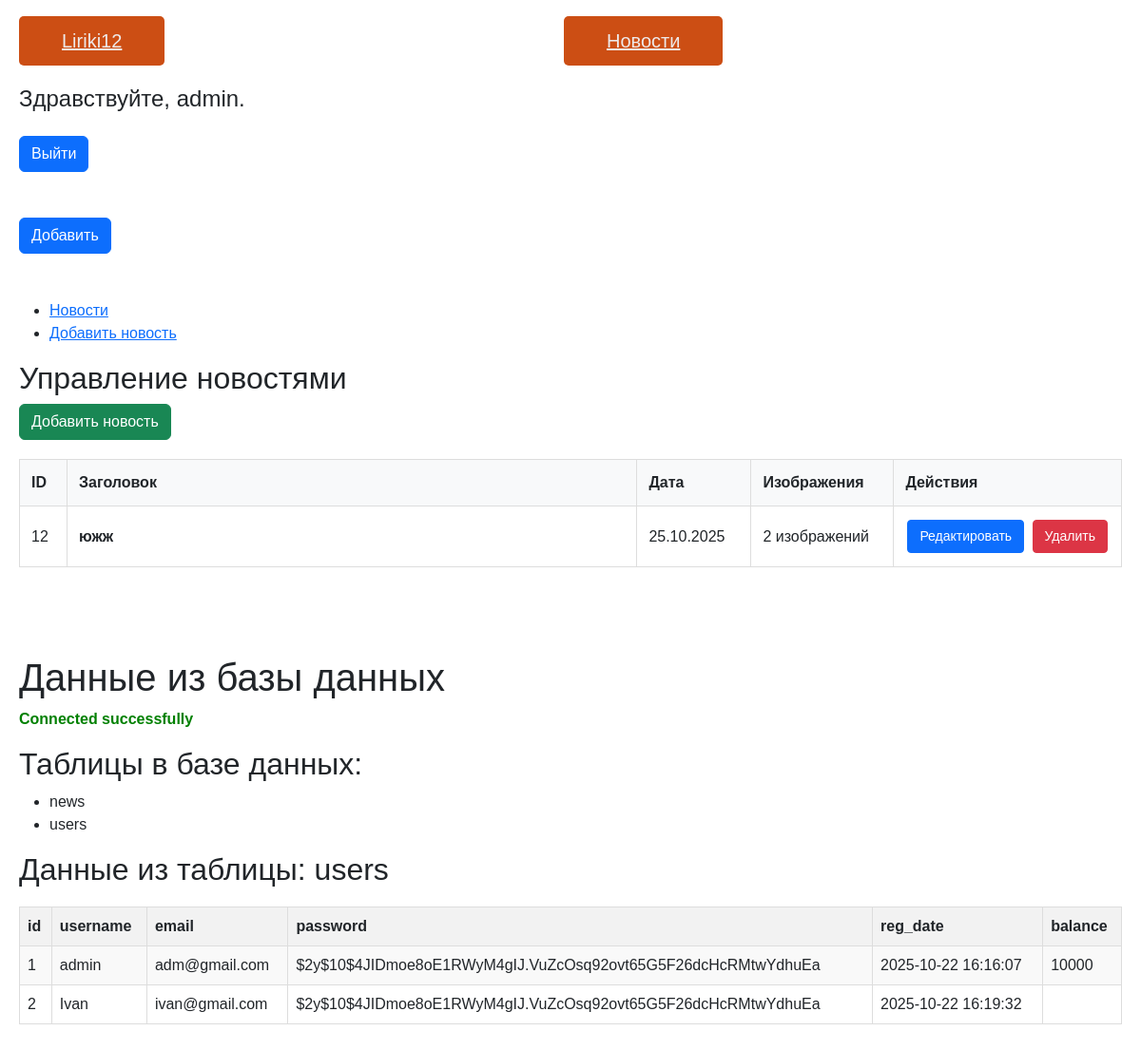
/admin.php?action=news (signed in), run on the app's committed database.
### tables this page shows
CREATE TABLE `news` (
  `id` int(11) NOT NULL,
  `title` varchar(255) NOT NULL,
  `content` text NOT NULL,
  `images` text,
  `news_date` date NOT NULL,
  `created_at` timestamp NULL DEFAULT CURRENT_TIMESTAMP,
  `updated_at` timestamp NULL DEFAULT CURRENT_TIMESTAMP ON UPDATE CURRENT_TIMESTAMP
);

CREATE TABLE `users` (
  `id` int(11) NOT NULL,
  `username` varchar(30) NOT NULL,
  `email` varchar(50) NOT NULL,
  `password` varchar(255) NOT NULL,
  `reg_date` datetime NOT NULL DEFAULT CURRENT_TIMESTAMP,
  `balance` mediumtext NOT NULL
);

### config.php (called while the page is built, shortened)
<?php
$link = mysqli_connect(DB_SERVER, DB_USERNAME, DB_PASSWORD, DB_NAME);
mysqli_set_charset($link, "utf8");
function getAllNews() {
    global $link;
    $sql = "SELECT * FROM news ORDER BY news_date DESC, created_at DESC";
    $result = mysqli_query($link, $sql);
    $news = [];
    while ($row = mysqli_fetch_assoc($result)) {
        $news[] = $row;
    }
    return $news;
}
?>

### admin.php (the view, shortened to what this page needs)
<!DOCTYPE html>
<html lang="en">
<head>
  <link href="https://cdn.jsdelivr.net/npm/bootstrap@5.2.0-beta1/dist/css/bootstrap.min.css" rel="stylesheet">
  <link rel="stylesheet" href="css.css">
  <link rel="stylesheet" href="milchik.cs">
</head>
<body>
<nav class="navbar" id="navbar">
        <div class="logo">
<span><a href="index.php" class="button2">Liriki12 </a></span>
        </div>
        <div class="logo">
        <span><a href="index2.php" class="button2">Новости </a></span>
</div>
    </nav>
        <h4 class="my-4">Здравствуйте, <?= htmlspecialchars($_SESSION["username"]); ?>.</h4>
        <a href="./logout.php" class="btn btn-primary">Выйти</a>
<br>
<br>
<br>
<a href="" class="btn btn-primary">Добавить</a>
<br>
<br>
<br>
  <?php
require_once 'config.php';
$action = isset($_GET['action']) ? $_GET['action'] : 'pages';
?>
<ul class="nav-list">
    <li>
        <a href="admin.php?action=news"
           class="<?php echo ($action == 'news' || $action == 'add_news' || $action == 'edit_news') ? 'active' : ''; ?>">
           Новости
        </a>
    </li>
    <li>
        <a href="admin.php?action=add_news"
           class="<?php echo ($action == 'add_news') ? 'active' : ''; ?>">
           Добавить новость
        </a>
    </li>
</ul>
<div class="content">
    <?php
    switch($action) {
        case 'news':
            $news = getAllNews();
            ?>
            <div class="page-list">
                <h2>Управление новостями</h2>
                <a href="admin.php?action=add_news" class="btn btn-success">Добавить новость</a>
                <?php if (empty($news)): ?>
                    <div class="no-data">
                        <p>Новостей пока нет. <a href="admin.php?action=add_news">Добавить первую новость</a></p>
                    </div>
                <?php else: ?>
                    <div class="table-responsive">
                        <table class="news-table">
                            <thead>
                                <tr>
                                    <th width="50">ID</th>
                                    <th>Заголовок</th>
                                    <th width="120">Дата</th>
                                    <th width="150">Изображения</th>
                                    <th width="200">Действия</th>
                                </tr>
                            </thead>
                            <tbody>
                                <?php foreach($news as $item): ?>
                                <tr>
                                    <td><?php echo (int)$item['id']; ?></td>
                                    <td>
                                        <strong><?php echo htmlspecialchars($item['title']); ?></strong>
                                    </td>
                                    <td><?php echo date('d.m.Y', strtotime($item['news_date'])); ?></td>
                                    <td>
                                        <?php if (!empty($item['images'])):
                                            $imageCount = count(explode(',', $item['images']));
                                            echo $imageCount . ' ' . ($imageCount == 1 ? 'изображение' : 'изображений');
                                        else: ?>
                                            <span class="no-images">Нет</span>
                                        <?php endif; ?>
                                    </td>
                                    <td class="actions">
                                        <a href="admin.php?action=edit_news&id=<?php echo (int)$item['id']; ?>"
                                           class="btn btn-primary btn-sm">Редактировать</a>
                                        <a href="admin.php?action=delete_news&id=<?php echo (int)$item['id']; ?>"
                                           class="btn btn-danger btn-sm"
                                           onclick="return confirm('Вы уверены, что хотите удалить новость \"<?php echo addslashes($item['title']); ?>\"?')">
                                           Удалить
                                        </a>
                                    </td>
                                </tr>
                                <?php endforeach; ?>
                            </tbody>
                        </table>
                    </div>
                <?php endif; ?>
            </div>
            <?php
            break;
            ?>
            <?php
    }
    ?>
</div>
    <br>
    <br>
    <br>
    <h1>Данные из базы данных</h1>
    <?php
    $host = 'localhost';
    $user = 'root';
    $password = '';
    $db = 'demo2';
    $connection = mysqli_connect($host, $user, $password, $db);
    echo "<p class='success'>Connected successfully</p>";
    mysqli_set_charset($connection, "utf8");
    echo "<h2>Таблицы в базе данных:</h2>";
    $result = mysqli_query($connection, "SHOW TABLES");
    if ($result && mysqli_num_rows($result) > 0) {
        echo "<ul>";
        while ($row = mysqli_fetch_array($result)) {
            echo "<li>" . $row[0] . "</li>";
        }
        echo "</ul>";
    } else {
        echo "<p>Таблицы не найдены</p>";
    }
    $table_name = "users";
    $table_check = mysqli_query($connection, "SHOW TABLES LIKE '$table_name'");
    if (mysqli_num_rows($table_check) > 0) {
        echo "<h2>Данные из таблицы: $table_name</h2>";
        $query = "SELECT * FROM $table_name";
        $result = mysqli_query($connection, $query);
        if ($result && mysqli_num_rows($result) > 0) {
            echo "<table>";
            echo "<tr>";
            $fields = mysqli_fetch_fields($result);
            foreach ($fields as $field) {
                echo "<th>" . $field->name . "</th>";
            }
            echo "</tr>";
            while ($row = mysqli_fetch_assoc($result)) {
                echo "<tr>";
                foreach ($row as $value) {
                    echo "<td>" . htmlspecialchars($value) . "</td>";
                }
                echo "</tr>";
            }
            echo "</table>";
        } else {
            echo "<p>В таблице '$table_name' нет данных или произошла ошибка: " . mysqli_error($connection) . "</p>";
        }
    }
    ?>
    <br>
    <br>
    <br>
    <br>
</body>
</html>

### admin.php (style rules this page uses)
.button2 { padding: 15px 45px; border-radius: 5px; margin-top: 15px; margin-bottom: 15px; border: none; color: rgb(238, 234, 234); cursor: pointer; background-color: #cc4e14; width: 100%; font-size: 20px; }
.table-responsive { overflow-x: auto; }
.news-table { width: 100%; border-collapse: collapse; margin-top: 20px; }
.news-table th, .news-table td { padding: 12px; border: 1px solid #ddd; text-align: left; }
.news-table th { background-color: #f8f9fa; font-weight: 600; }
.actions { white-space: nowrap; }
.btn-sm { padding: 6px 12px; font-size: 14px; margin: 2px; }
body { font-family: Arial, sans-serif; margin: 20px; }
.success { color: green; font-weight: bold; }
table { border-collapse: collapse; margin: 20px 0; width: 100%; }
th, td { border: 1px solid #ddd; padding: 8px; text-align: left; }
th { background-color: #f2f2f2; }
tr:nth-child(even) { background-color: #f9f9f9; }

### data on the page
news: id "12", title "южж", news_date "25.10.2025", images "2", shows "изображений"
users: id "1", username "admin", email "adm@gmail.com", password "$2y$10$4JIDmoe8oE1RWyM4gIJ.VuZcOsq92ovt65G5F26dcHcRMtwYdhuEa", reg_date "2025-10-22 16:16:07", balance "10000"
users: id "2", username "Ivan", email "ivan@gmail.com", password "$2y$10$4JIDmoe8oE1RWyM4gIJ.VuZcOsq92ovt65G5F26dcHcRMtwYdhuEa", reg_date "2025-10-22 16:19:32"

### other printed values
$_SESSION["username"] "admin"
$row[0] "news"
$row[0] "users"
$table_name "users"
$field->name "id"
$field->name "username"
$field->name "email"
$field->name "password"
$field->name "reg_date"
$field->name "balance"
